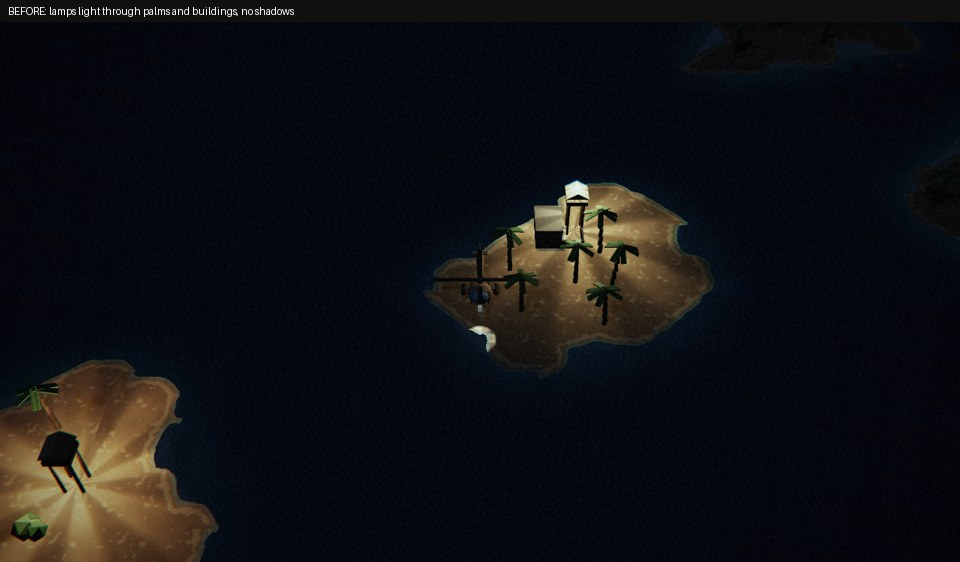
#> input picture .pr-images/1-island-before.jpg, 960 x 562 px
$ python pixelate.py ../../.pr-images/1-island-before.jpg out.png
#> lines starting #> are read from the running program, lines starting #| are printed output that depends on the picture
"""The game's copy of the title art: the 960 x 540 render boxed down to 480 x 270 and held to 160 colours
(needs Pillow: pip install pillow). Usage: pixelate.py <master.png> <out.png>"""
import sys

from PIL import Image

im = Image.open(sys.argv[1]).convert('RGB')
#> im is the input picture: PIL image 960x562 RGB; mean R, G, B 15.7, 16.1, 19.3
small = im.resize((480, 270), Image.BOX)
small.quantize(160, method=Image.Quantize.MAXCOVERAGE, dither=Image.Dither.NONE).save(sys.argv[2], optimize=True)
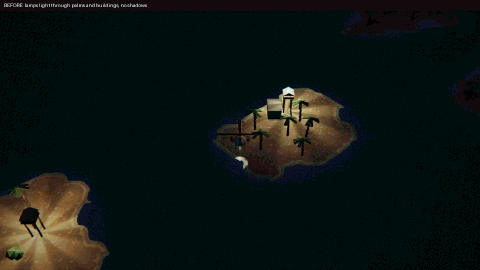
#> saved as out.png: PIL image 480x270 P; mean R, G, B 13.7, 20.7, 18.4
